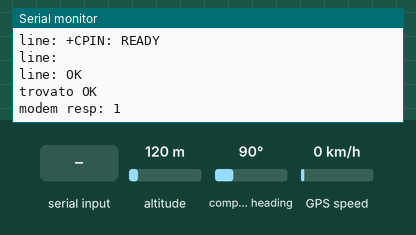
Bench run of a sketch on a simulated Arduino Uno, built with avr-gcc and run on an emulated ATmega328P. On the bench: the last lines printed to the serial monitor. The inputs (shaded band) are chosen by the test bench; at power-on: compass heading 90°, GPS speed 0 km/h, altitude 120 m. The GPS gets a fix after 3 s at 37.7749, -122.4194 with 8 satellites; the modem accepts every AT command (registered, SIM ready, sends succeed) and sends nothing else.

Above: at 6.3 s.
6.4 s: compass heading set to 7°
At 10.6 s:
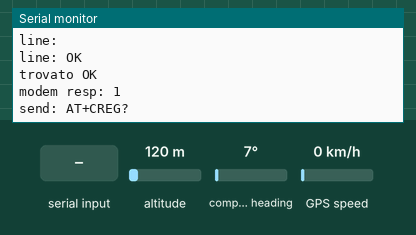
12.1 s: "ERROR\n" received over the second serial link
At 18.5 s:
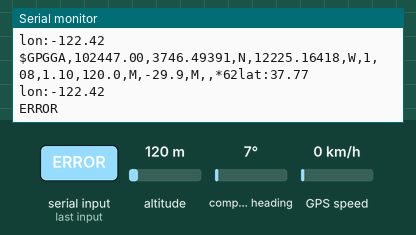
18.8 s: "*\n" received over the second serial link
21.3 s: "ERROR\n" received over the second serial link
23.8 s: GPS speed set to 2 km/h
At 24.2 s:
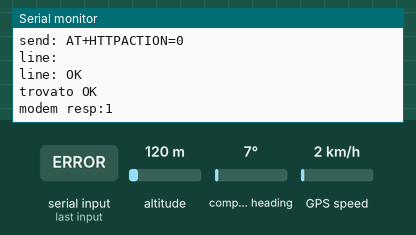
30.8 s: compass heading set to 90°
At 36.5 s:
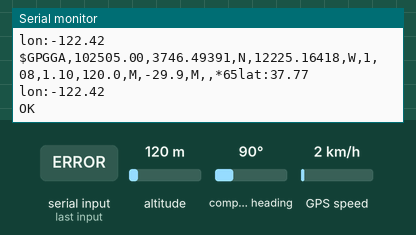

The sketch:

gpstracker_live_24maggio.ino
```cpp
/**
 * Localizzatore con SIM800 e GPS NEO6
 */
#include <SoftwareSerial.h>
#include "TinyGPS.h"

#include "parametri.h"
#include "stati.h"

SoftwareSerial sim800(PIN_GSM_RX, PIN_GSM_TX);
SoftwareSerial neo6(PIN_GPS_TX, PIN_GPS_RX);
TinyGPS gps;

void setup() {
  Serial.begin(9600);

  pinMode(PIN_GSM_RST, OUTPUT);
  digitalWrite(PIN_GSM_RST, HIGH);
  delay(110);
  digitalWrite(PIN_GSM_RST, LOW);

  //attendo l'avvio del modulo sim800
  for (int i = 0; i < 5; i++) {
    delay(1000);
    Serial.print(".");
  }
  Serial.print("o");
  sim800.begin(9600);
  Serial.print("O");
  neo6.begin(9600);
  Serial.println("X");
}

void loop() {
  switch (stato) {
    case startup:
      act_startup(&Serial, &sim800);
      break;
    case work:
      act_work(&Serial);
      break;
    case getposition:
      act_getposition(&Serial, &neo6, &gps);
      break;
    case callservice:
      act_callservice(&Serial, &sim800);
      break;
  }
}
```

parametri.h
```cpp
#ifndef _PARAMETRI_H_
#define _PARAMETRI_H_

//definizione dei pin

#define PIN_GSM_TX 3
#define PIN_GSM_RX 2
#define PIN_GSM_RST 7
#define PIN_GPS_TX 4
#define PIN_GPS_RX 5

#define TIMEOUT_SENSORE 5000

String APN = "web.ho-mobile.it"; //"TM";
String url = "http://www.zeppelinmaker.it/service-dati.php?hello=moon";

enum stati {startup, work, getposition, callservice} stato = startup;
bool FIRST = true;

unsigned long t1;

struct gps_location {
  float lat;
  float lon;
  float alt;
} position;

#endif
```

stati.h
```cpp
#ifndef _STATI_H_
#define _STATI_H_

#define _SETUP_BEGIN_ if (FIRST) {
#define _SETUP_END_ FIRST = false; }

//definizioni
void go(enum stati st);
void act_startup(Stream *out, SoftwareSerial *modem);
void act_work(Stream *out);
void act_getposition(Stream *out, SoftwareSerial *neo6, TinyGPS *gps);
void act_callservice(Stream *out, SoftwareSerial *modem);
int resp (Stream *out, SoftwareSerial *modem, String cmd, String txt, String* payload = NULL); //risposta del modem

//implementazioni
void go(enum stati st){
  stato = st;
  FIRST = true;
}
void act_startup(Stream *out, SoftwareSerial *modem){
  _SETUP_BEGIN_
    //codice da eseguire all'ingresso dello stato
    out->println("startup");
    modem->listen();
  _SETUP_END_

  int n = 0;
  n = resp(out, modem, "AT", "OK");
  out->print("modem resp: ");out->println(n);

  //la sim è pronta
  n = resp(out, modem, "AT+CPIN?", "OK");
  out->print("modem resp: ");out->println(n);

  String risposta = "";
  do {
    delay(4000);
    n = resp(out, modem, "AT+CREG?", "OK", &risposta);
    out->print("modem resp: ");out->println(n);
    out->print("risposta: ");out->println(risposta);
  } while ((risposta != "+CREG: 0,1") && (risposta != "+CREG: 0,5"));
  /*
0 – Not registered, the device is currently not searching for new operator.
1 – Registered to home network.
2 – Not registered, but the device is currently searching for a new operator.
3 – Registration denied.
4 – Unknown. For example, out of range.
5 – Registered, roaming. The device is registered on a foreign (national or international) network.
   */
  n = resp(out, modem, "AT+CGATT1", "OK");
  out->print("modem resp: ");out->println(n);

  n = resp(out, modem, "AT+SAPBR=3,1,\"Contype\",\"GPRS\"", "OK");
  out->print("modem resp: ");out->println(n);

  n = resp(out, modem, "AT+SAPBR=3,1,\"APN\",\""+APN+"\"", "OK");
  out->print("modem resp: ");out->println(n);

  go(work);
}

void act_work(Stream *out){
  _SETUP_BEGIN_
    //codice da eseguire all'ingresso dello stato
    out->println("work");
    t1 = millis();
  _SETUP_END_

  //codice da ripetere nello stato
  if ((millis() - t1) > TIMEOUT_SENSORE) {
    //leggo i dati e procedo all'invio
    go(getposition);
  }
}

void act_getposition(Stream *out, SoftwareSerial *neo6, TinyGPS *gps){
  _SETUP_BEGIN_
    //codice da eseguire all'ingresso dello stato
    out->println("getposition");
    neo6->listen();
  _SETUP_END_

  //codice da ripetere nello stato

  while (neo6->available()) {
    char c = neo6->read();
    out->write(c);
    if (gps->encode(c)) {
      //se ci sono dati (valido o no)
      unsigned long age;
      float lat, lon;
      gps->f_get_position(&lat, &lon, &age);
      lat = (lat == TinyGPS::GPS_INVALID_F_ANGLE ? 0.0 : lat);
      lon = (lon == TinyGPS::GPS_INVALID_F_ANGLE ? 0.0 : lon);

      out->print("lat:");out->println(lat);
      out->print("lon:");out->println(lon);
      position.lat = lat;
      position.lon = lon;
      //position.alt = 100.1;
    }
  }

  position.lat = 45.5637;
  position.lon = 9.67453;
  position.alt = 100.1;
  delay(2000);
  go(callservice);
}

void act_callservice(Stream *out, SoftwareSerial *modem){
  _SETUP_BEGIN_
    //codice da eseguire all'ingresso dello stato
    out->println("call service");
    modem->listen();
  _SETUP_END_

  out->println("Open GPRS bearer");
  int n = resp(out, modem, "AT+SAPBR=1,1", "OK");
  out->print("modem resp:");out->println(n);

  if (n > 0) {
    n = resp(out, modem, "AT+HTTPINIT", "OK");
    out->print("modem resp:");out->println(n);
    delay(1000);

    n = resp(out, modem, "AT+HTTPPARA=\"CID\",1", "OK");
    out->print("modem resp:");out->println(n);

    n = resp(out, modem, "AT+HTTPPARA=\"REDIR\",1", "OK");
    out->print("modem resp:");out->println(n);

    n = resp(out, modem, "AT+HTTPPARA=\"URL\",\""+url+"\"", "OK");
    out->print("modem resp:");out->println(n);

    n = resp(out, modem, "AT+HTTPACTION=0", "OK");
    out->print("modem resp:");out->println(n);

    delay(5000);

    //Read the HTTP result
    n = resp(out, modem, "AT+HTTPREAD", "OK");
    out->print("modem resp:");out->println(n);

    n = resp(out, modem, "AT+HTTPTERM", "OK");
    out->print("modem resp:");out->println(n);
  }

  out->println("Close GPRS bearer");
  n = resp(out, modem, "AT+SAPBR=0,1", "OK");
  out->print("modem resp:");out->println(n);

  go(work);
}

int resp (Stream *out, SoftwareSerial *modem, String cmd, String txt, String *payload) {
  int n = 0;
  String line = "";
  bool LOOP = true;
  out->print("send: ");out->println(cmd);
  modem->println(cmd);
  delay(500);
  unsigned long t1 = millis();

  while(true){
    if ((millis() - t1) > 30000l) {
      return -2;
    }

    if (modem->available()) {
      char c = modem->read();
      //out->write(c);
      if (c == '\n') {
        out->print("line: ");out->println(line);
        if (line.equals(txt)) {
          out->println("trovato "+txt);
          return 1;
        } else if (line.indexOf("ERROR") >= 0) {
          out->println("trovato ERROR");
          return 0;
        } else if ((txt == "*") && (line.length() > 0)){
          out->println("any line ");
          return 1;
        } else if ((line.length() > 0) && (payload != NULL)) {
          *payload = line;
        }
        line = "";
      } else if (c != '\r') {
        line += c;
      }
    }
  }
  return n;
}

#endif
```

Measured:
- after the input at 12.1 s, the serial monitor: prints a new line after 5.4 s (image 2)
- after the input at 30.8 s, the serial monitor: prints a new line after 4.6 s (image 4)
